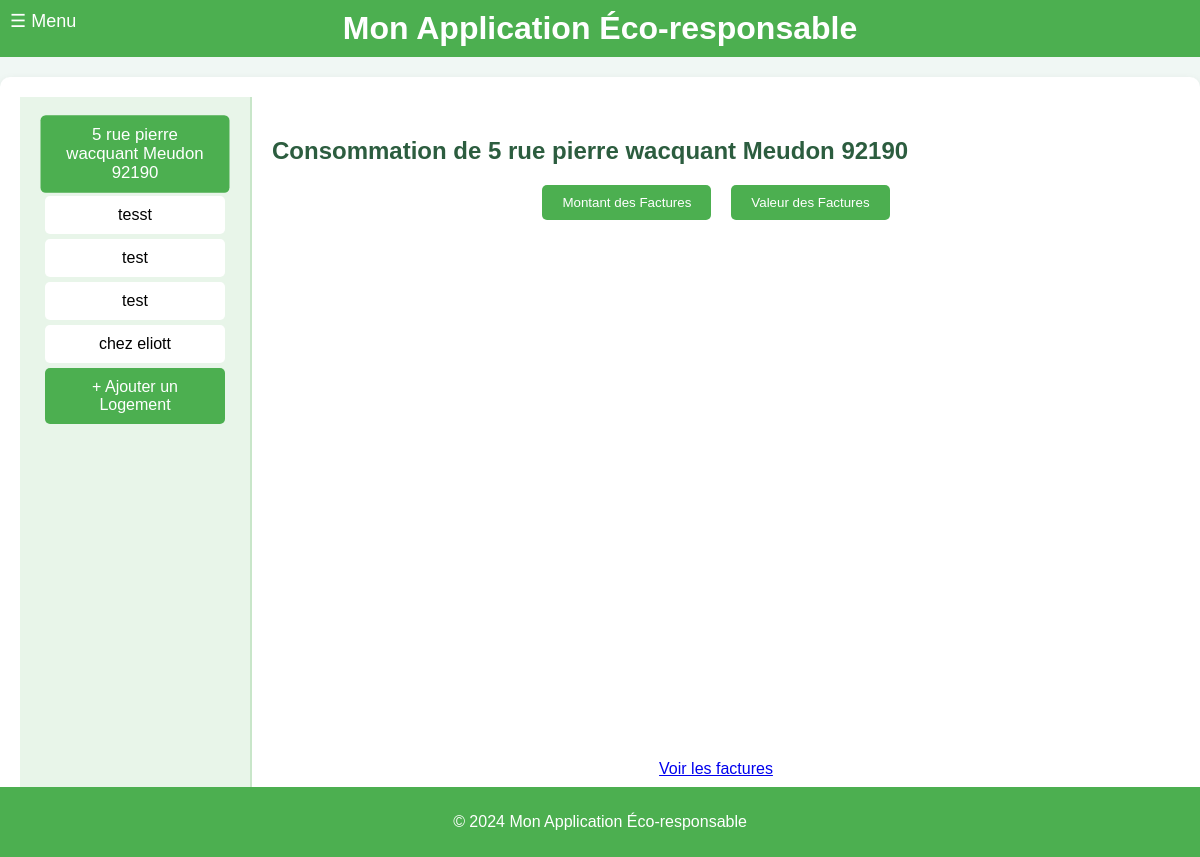
Page /consommation_par_logement on the committed database.
### tables this page shows
CREATE TABLE Housing (
housing_id INTEGER PRIMARY KEY, -- Identifiant unique pour chaque logement
address VARCHAR(255), -- Adresse du logement
phone_number VARCHAR(20), -- NumÃ©ro de contact pour le logement
ip_address VARCHAR(15), -- Adresse IP associÃ©e au logement
insert_date TIMESTAMP DEFAULT CURRENT_TIMESTAMP -- Horodatage de l'ajout de l'enregistrement
);

### main.py (the view)
@app.get("/consommation_par_logement", response_class=HTMLResponse)
def consommation_par_logement(request: Request, logement_id: int = None):
    conn = get_db_connection()
    logements = conn.execute("SELECT housing_id, address FROM Housing").fetchall()
    if logement_id is None:
        logement_id = 1  # Sélection par défaut du logement 1
    selected_logement = conn.execute(
        "SELECT address FROM Housing WHERE housing_id = ?", (logement_id,)
    ).fetchone()
    factures = conn.execute(
        "SELECT type, SUM(amount) as total_amount, SUM(value) as total_value "
        "FROM Invoice WHERE housing_id = ? GROUP BY type", (logement_id,)
    ).fetchall()
    chart_data = {
        "amount": [["Type", "Montant"]] + [ [row["type"], row["total_amount"]] for row in factures],
        "value": [["Type", "Valeur"]] + [ [row["type"], row["total_value"]] for row in factures],
    }
    message = "Aucune facture assignée à ce logement." if not factures else ""
    conn.close()
    return templates.TemplateResponse("consommation_par_logement.html", {
        "request": request,
        "logements": logements,
        "selected_id": logement_id,
        "selected_logement_address": selected_logement["address"] if selected_logement else "Logement par Défaut",
        "chart_data": chart_data,
        "message": message
    })

### templates/consommation_par_logement.html (shortened to what this page needs)
{% extends "layout.html" %}
{% block content %}
<div class="container">
    <div class="menu">
        {% for logement in logements %}
        <div class="menu-item {% if logement.housing_id == selected_id %}active{% endif %}"
            onclick="location.href='?logement_id={{ logement.housing_id }}'">
            {{ logement.address }}
        </div>
        {% endfor %}
        <div class="menu-item" style="background-color: #4caf50; color: white;"
            onclick="location.href='http://localhost:8000/logements'">
            + Ajouter un Logement
        </div>
    </div>
    <div class="content">
        <h2>Consommation de {{ selected_logement_address or 'Logement par Défaut' }}</h2>
        {% if message %}
        <p class="message">{{ message }}</p>
        {% else %}
        <div class="chart-toggle">
            <button onclick="setChartType('amount')">Montant des Factures</button>
            <button onclick="setChartType('value')">Valeur des Factures</button>
        </div>
        <div id="chart_div"></div>
        {% endif %}
        <p style="text-align: center; margin-top: 20px;">
            <a href="/visualiser_factures" class="btn">Voir les factures</a>
        </p>
    </div>
</div>
{% endblock %}

### templates/layout.html (style rules this page uses)
body { font-family: Arial, sans-serif; margin: 0; padding: 0; background-color: #f0f7f4; color: #2c5d3f; }

### templates/consommation_par_logement.html (style rules this page uses)
.container { display: flex; height: 90vh; }
.menu { width: 200px; background-color: #e8f5e9; padding: 15px; border-right: 2px solid #c8e6c9; }
.menu-item { background-color: #c8e6c9; padding: 10px; margin: 10px 0; text-align: center; border-radius: 5px; cursor: pointer; transition: transform 0.3s, background 0.3s; }
.menu-item:hover, .menu-item.active { background-color: #4caf50; color: white; transform: scale(1.05); }
.content { flex: 1; padding: 20px; }
.chart-toggle { display: flex; justify-content: center; margin-bottom: 20px; }
.chart-toggle button { background-color: #4caf50; color: white; border: none; padding: 10px 20px; border-radius: 5px; margin: 0 10px; cursor: pointer; transition: transform 0.2s; }
#chart_div { width: 800px; height: 500px; margin: auto; }

### templates/menu.html (style rules this page uses)
.menu-item { display: block; padding: 10px 20px; text-decoration: none; color: black; font-size: 16px; background-color: white; margin: 5px 10px; border-radius: 5px; transition: background 0.2s, color 0.2s; }

### rows in the picture
Housing: address "5 rue pierre wacquant Meudon 92190"
Housing: address "tesst"
Housing: address "test"
Housing: address "test"
Housing: address "chez eliott"
